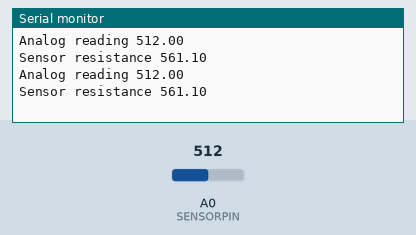
This sketch was run on a simulated Arduino Uno, built with avr-gcc and run on an emulated ATmega328P. On the bench: the last lines printed to the serial monitor. The inputs (shaded band) are chosen by the test bench; at power-on: A0 (SENSORPIN) = 512.

Above: at 1.8 s.
1.9 s: A0 (SENSORPIN) set to 1010
At 2.8 s:
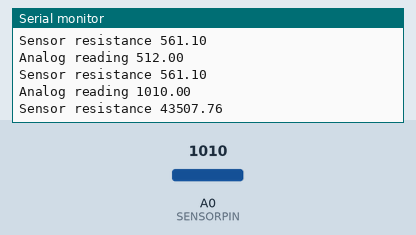
3.4 s: A0 (SENSORPIN) set to 1023
At 4.6 s:
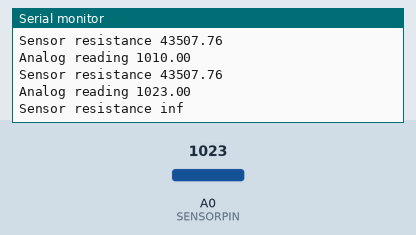
Timing chart, 0 to 6.4 s (numbered marks = the images above; inputs shaded):
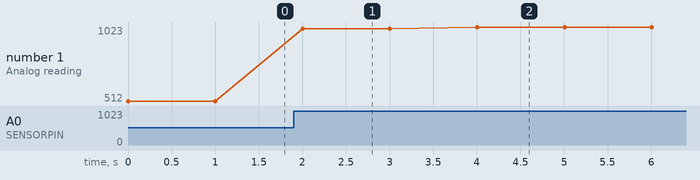

The sketch:

Etape.ino
```cpp
// the value of the 'other' resistor
#define SERIESRESISTOR 560

// What pin to connect the sensor to
#define SENSORPIN A0

void setup(void) {
  Serial.begin(9600);
}

void loop(void) {
  float reading;

  reading = analogRead(SENSORPIN);

  Serial.print("Analog reading ");
  Serial.println(reading);

  // convert the value to resistance
  reading = (1023 / reading)  - 1;
  reading = SERIESRESISTOR / reading;
  Serial.print("Sensor resistance ");
  Serial.println(reading);

  delay(1000);
}
```

Measured:
- the behaviour switches between 1022 and 1023 on A0 (SENSORPIN) (found by bisection; images 1 and 2)
- after the input at 1.9 s, the serial monitor: prints a new line after 0.10 s (image 1)
- after the input at 3.4 s, the serial monitor: prints a new line after 0.61 s (image 2)
- plotted number 1: 512 → 1010 after the input at 1.9 s, 1010 → 1023 after the input at 3.4 s
